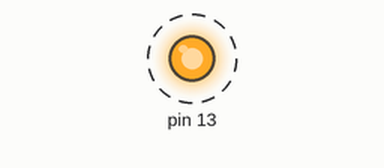
Simulated run of this sketch. Board: Arduino Uno, built with avr-gcc and run on an emulated ATmega328P. On the bench: output pins drawn as LEDs (lit = HIGH). Dashed ring = blinking. What the sketch prints to the serial monitor is not drawn.

Above: at 0.5 s.
Timing chart, 0 to 4.6 s (numbered marks = the images above):
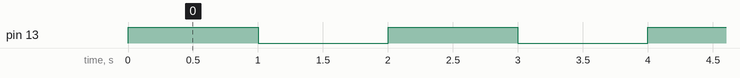

Measured:
- by itself, pin 13: alternates HIGH for 1.0 s and LOW for 1.0 s

The sketch:

Project_3_1.ino
```cpp
// //////////////////////////////////////////////
// Embedded System Programming (CS 33301-001)
// Project 3.1
// Kent State University
// Dept. of Computer Science
// Professor Jungyoon Kim
// Winson Li
//
// Write a program with appropriate comments. Input switch should be working with the external
// interrupt. HW Connection: Using External Interrupt 0 for input switch (normal state is high and pushed
// state is low) and no need to add an external LED.
//
// 1. Initial state: Internal LED OFF
// Using a Timer Interrupt (Any Timer with Timer Interrupt), write a program for blinking LED every one
// second. In order to make an accurate one second timer, serial communication function can be used.
// Setting Registers of Timer, LED toggle and Serial data to your email address.
//
// LED status is changed every one second. It toggles On and Off.
// No External Interrupt 0 for part 1, pull-up resistor (normal high, pushed low) is not needed in part 1, only board is needed, no wiring or input switch
// ///////////////////////////////////////////////

// global variables
unsigned char *portB;
int LED_State = 0;
unsigned char *TCCR1A_ESP; // 0x80
unsigned char *TCCR1B_ESP; // 0x81
unsigned char *TCNT1H_ESP; // 0x85
unsigned char *TCNT1L_ESP; // 0x84
unsigned char *OCR1AH_ESP; // 0x89
unsigned char *OCR1AL_ESP; // 0x88
unsigned char *TIMSK1_ESP; // 0x6F

void setup()
{// initialize timer1
   Serial.begin(9600); // for debugging and printing email in serial montor, 9600 baud

  // Disable interrupts using the SREG
  unsigned char *ptrSREG;
  ptrSREG = (unsigned char *) 0x5F;
  *ptrSREG = 0x00; // b 0xxx xxxx, 0 disables interrupts

  unsigned char *portDDRB;
  portDDRB = (unsigned char *) 0x24; // Port B Data Direction Regrister
  portB = (unsigned char *) 0x25; // Port B Data Regrister

  // Timer Counter Control Regrister, important
  unsigned char *TCCR1A_ESP;
  TCCR1A_ESP = (unsigned char *) 0x80;
  unsigned char *TCCR1B_ESP;
  TCCR1B_ESP = (unsigned char *) 0x81;
  // Timer/Counter Register, the actual timer value is stored here
  unsigned char *TCNT1H_ESP;
  TCNT1H_ESP = (unsigned char *) 0x85;
  unsigned char *TCNT1L_ESP;
  TCNT1L_ESP = (unsigned char *) 0x84;
  unsigned char *OCR1AH_ESP;
  // Output Compare Regrister
  OCR1AH_ESP = (unsigned char *) 0x89;
  unsigned char *OCR1AL_ESP;
  OCR1AL_ESP = (unsigned char *) 0x88;
  unsigned char *TIMSK1_ESP;
  // Timer/Counter Interrupt Mask Register, this enable/disable timer interrupts
  TIMSK1_ESP = (unsigned char *) 0x6F;

  *portDDRB = 0x20; // B5 is Internal LED

  *TCCR1A_ESP = 0x00;
  *TCCR1B_ESP = 0x00;
  *TCNT1H_ESP = 0x00;
  *TCNT1L_ESP = 0x00;
  *OCR1AH_ESP = 0xF4;  // (16,000,000/256)/1 = 62500 = 0xF424
  *OCR1AL_ESP = 0x24;  // compare match register 16MHz/256/1Hz
  *TCCR1B_ESP |= 0x0C; // 1100, CTC mode (Clear Timer on Compare Match) - BIT3
                       // 256 prescaler BIT2
  *TIMSK1_ESP |= 0x02; // enable timer compare interrupt - BIT1- Timer/Counter1, Output Compare A Match Interrupt Enable

  *ptrSREG |= 0x80; // b 1000 0000, 1 enables interrupts
  //  Serial.println("Setup");
}

ISR(TIMER1_COMPA_vect) // timer compare interrupt service routine
{
// toggle for PB5
  if(LED_State == 0)
  {
  *portB |= 0x20; // turns LED ON
  LED_State = 1;
 // Serial.println("ON");
  }else
  {
   *portB &= ~0x20; // turns LED OFF
  LED_State = 0;
 // Serial.println("OFF");
  }
  Serial.println("wli21@kent.edu"); // prints to show LED toggle in serial
}

void loop(){
  // your program here…
}
```
